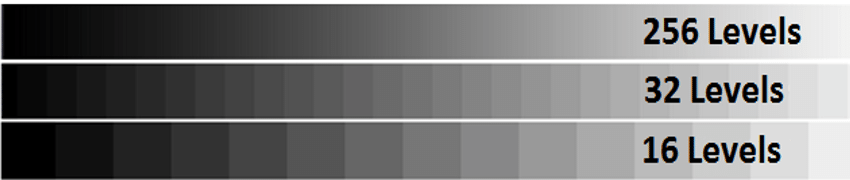
#> input picture Lab-1/grayscale.png, 850 x 180 px, found by its file name
$ python 6_image_negative.py
#> lines starting #> are read from the running program, lines starting #| are printed output that depends on the picture
# image negative

import cv2
import matplotlib as plt

img = cv2.imread('./Lab-1/grayscale.png')
#> img is the input picture: shape (180, 850, 3); mean B, G, R 119.2, 119.2, 119.2

cv2.imshow('Input Image', img)

img_neg = 255 - img
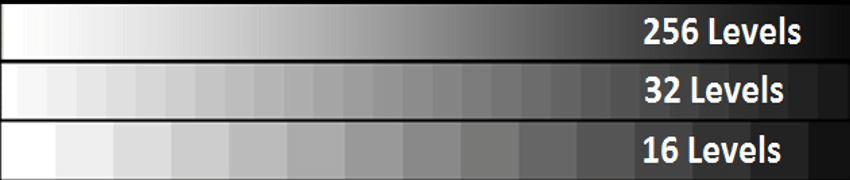
#> img_neg: shape (180, 850, 3); mean B, G, R 135.8, 135.8, 135.8

cv2.imshow('Output Image', img_neg)
cv2.waitKey(0)

cv2.destroyAllWindows()
